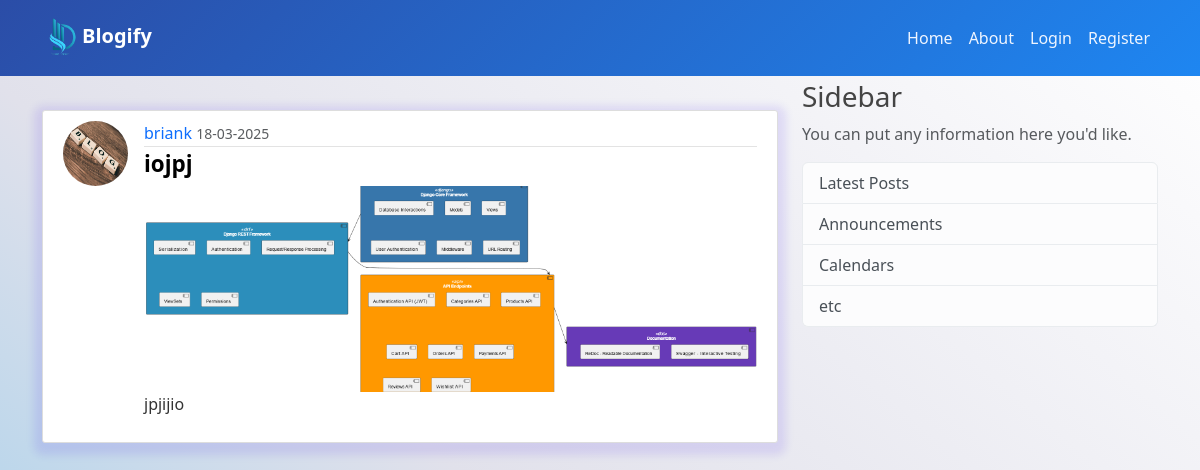
/post/6, run on the app's committed database.
### Blogify/model.py (models this page shows, shortened)
class User(db.Model, UserMixin):
    id = db.Column(db.Integer, primary_key=True)
    username = db.Column(db.String(20), unique=True, nullable=False)
    email = db.Column(db.String(120), unique=True, nullable=False)
    image_file = db.Column(db.String(20), nullable=False, default='default.jpg')
    password = db.Column(db.String(60), nullable=False)
    posts = db.relationship('Post', backref='author', lazy=True)

class Post(db.Model):
    id = db.Column(db.Integer, primary_key=True)
    title = db.Column(db.String(100), nullable=False)
    image_file = db.Column(db.String(20), nullable=False, default='default.jpg')
    date_posted = db.Column(db.DateTime, nullable=False, default=datetime.utcnow)
    content = db.Column(db.Text, nullable=False)
    user_id = db.Column(db.Integer, db.ForeignKey('user.id'), nullable=False)

### Blogify/route.py (the view)
@app.route("/post/<int:post_id>")
def post(post_id):
    post = Post.query.get_or_404(post_id)
    return render_template('post.html', title=post.title, post=post)

### Blogify/templates/post.html (shortened to what this page needs)
{% extends "main.html" %}
{% block content %}
<article class="media content-section">
  {% if post.author.image_file.startswith('images/') %}
    <img class="rounded-circle article-img" src="{{ url_for('static', filename=post.author.image_file) }}">
  {% else %}
    <img class="rounded-circle article-img" src="{{ post.author.image_file }}">
  {% endif %}                                                                                                                                                                                                               <div class="media-body">                                                                                        <div class="article-metadata">                                                                                  <a class="mr-2" href="{{ url_for('user_post', username=post.author.username) }}">{{ post.author.username }}</a>
            <small class="text-muted">{{ post.date_posted.strftime('%d-%m-%Y') }}</small>
        </div>
        <h2 class="article-title">{{ post.title }}</h2>
        <img style="width: 100%; object-fit: cover; height: 206px;" src="{{ post.image_file }}" alt="">
        <p class="article-content">{{ post.content }}</p>
    </div>
</article>
{% endblock content %}

### Blogify/static/main.css (style rules this page uses)
:root { --primary: #0463FA; --light: #EFF5FF; --dark: #1B2C51; }
body { background: rgb(255,255,255); background: linear-gradient(220deg, rgba(255,255,255,1) 0%, rgba(225,225,235,1) 58%, rgb(150, 204, 235) 100%); color: #333333; height: 100vh; margin-top: 5rem; }
h1, h2, h3, h4, h5, h6 { color: #444444; }
.media { background: #ffffff; box-shadow: 0 4px 8px 8px rgba(48, 6, 237, 0.1); border: 1px solid #dddddd; border-radius: 3px; margin-bottom: 20px; font-weight: 500; padding: 10px 20px; }
.media { width: 100%; display: flex; margin: 30px auto; }
.media-body { width: 100%; }
.article-title { color: black; text-decoration: none; font-size: 1.4rem; font-weight: 600; }
.article-content { white-space: pre-line; font-weight: 500; }
.article-img { height: 65px; width: 65px; margin-right: 16px; }
.article-metadata { padding-bottom: 1px; margin-bottom: 4px; border-bottom: 1px solid #e3e3e3; }
.article-metadata a { text-decoration: none; }

### data on the page
User: author.image_file (placeholder picture), author.username "briank"
Post: date_posted "18-03-2025", title "iojpj", image_file (picture), content "jpjijio"
